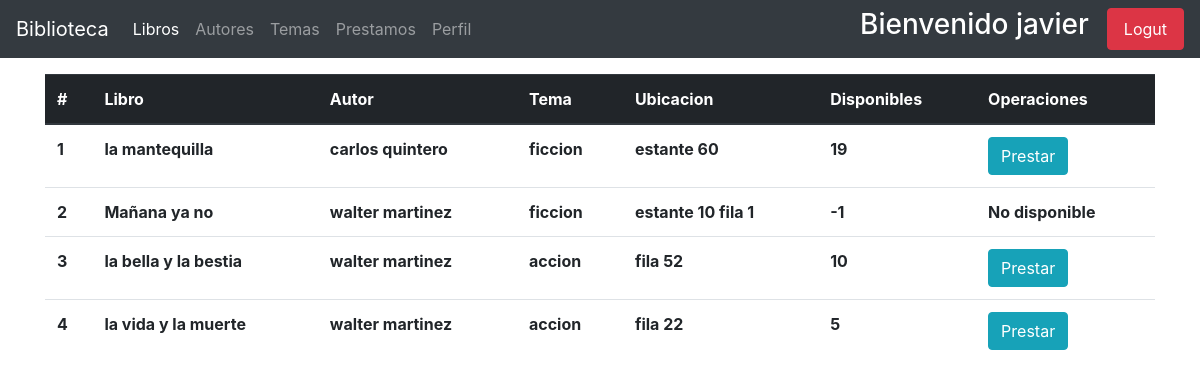
Before: /libros/index-user/ (signed in) with the older database file.
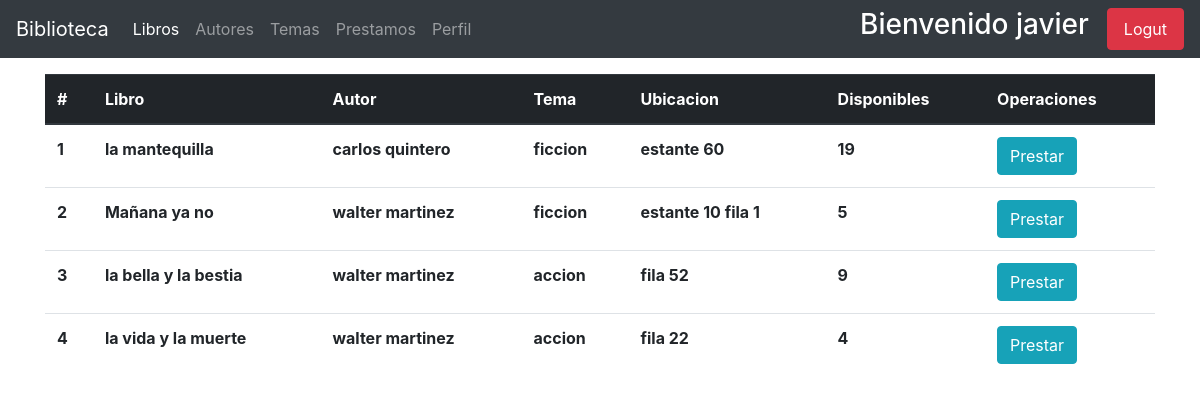
After: the same page with the newer database file.
### apps/libros/models.py (models this page shows, shortened)
class Libros(models.Model):
    titulo = models.CharField(_('titulo'), max_length=150)
    autor = models.ForeignKey(Author, on_delete=models.PROTECT)
    tema = models.ForeignKey(Temas, on_delete=models.PROTECT)
    ubicacion = models.CharField(_('ubicacion'), max_length=200)
    disponibles = models.PositiveIntegerField(_('libros disponibles'), validators=[limit], default=1, )
    fecha_registro = models.DateField(_('Fecha de ingreso'), default=now())
    class Meta:
        ordering = ['id']
        verbose_name_plural = 'Libros'

### apps/autores/models.py (models this page shows, shortened)
class Author(models.Model):
    nombre = models.CharField(_('nombre'), max_length=150)
    apellido = models.CharField(_('apellido'), max_length=150)
    nacionalidad = models.ForeignKey(Pais, on_delete=models.CASCADE)
    genero = models.BooleanField(_('genero'), default=True, choices=[
        (True, 'masculino'),
        (False, 'femenino')
    ])
    nacimiento = models.DateField(_('fecha de nacimiento'))
    fallecimiento = models.DateField(_('fecha de fallecimiento'),null=True, blank=True)
    fecha_registro = models.DateField(_('fecha de registro'), default=now())
    def __str__(self):
        return f'{self.nombre} {self.apellido}'

### apps/temas/models.py (models this page shows)
class Temas(models.Model):
    tema = models.CharField(_('tema'), max_length=200)
    fecha_ingreso = models.DateField(_('fecha_ingreso'), default=now())
    class Meta:
        verbose_name_plural = 'Temas'
    def __str__(self):
        return self.tema

### apps/libros/views.py (the view)
# urls.py: path('index-user/', local_views.UserBookList.as_view(), name='user_index'),
class UserBookList(UserMixin, ListView):
    model = Libros
    context_object_name = 'Libro'
    template_name = 'libros/user_list.html'

### usuarios/mixins.py (called while the page is built)
def _user_mixin(group_name):
    class Mixin(LoginRequiredMixin, UserPassesTestMixin):
        login_url = reverse_lazy('usuarios:index')
        def test_func(self):
            user = self.request.user
            if user.is_superuser:
                return True
            group = Group.objects.get(name=group_name)
            return group in user.groups.all()
    return Mixin

### apps/libros/templates/libros/user_list.html (shortened to what this page needs)
{% extends "base.html" %}
{% block navbar_items %}
    <li class="nav-item active">
        <a class="nav-link" href="{% url 'book:user_index' %}">Libros <span class="sr-only">(current)</span></a>
    </li>
    <li class="nav-item  ">
        <a class="nav-link" href="{% url 'autor:autores-user' %}">Autores </a>
    </li>
    <li class="nav-item ">
        <a class="nav-link" href="{% url 'temas:temas-user' %}">Temas </a>
    </li>
    <li class="nav-item ">
        <a class="nav-link" href="{% url 'prestamos:prestamos-list' %}">Prestamos</a>
    </li>
    <li class="nav-item">
        <a class="nav-link" href="{% url 'usuarios:user-edit' request.user.id %}">Perfil </a>
    </li>
{% endblock %}
{% block content %}
    <div class="container mt-3">
        <table class="table table-hover" id="table-controller">
            <thead class="thead-dark">
                <tr>
                    <th scope="col" > #  </th>
                    <th scope="col" > Libro </th>
                    <th scope="col" > Autor </th>
                    <th scope="col" > Tema </th>
                    <th scope="col" > Ubicacion </th>
                    <th scope="col" > Disponibles </th>
                    <th scope="col" > Operaciones </th>
                </tr>
            </thead>
            <tbody>
                {% for libro in Libro %}
                <tr>
                    <th scope="col"> {{ forloop.counter }} </th>
                    <th> {{ libro.titulo }} </th>
                    <th> {{ libro.autor }} </th>
                    <th> {{ libro.tema }} </th>
                    <th> {{ libro.ubicacion }} </th>
                    <th> {{ libro.disponibles }} </th>
                    {% if libro.disponibles > 0 %}
                    <th> <a href="{% url 'prestamos:pre-prestamo' libro.id %}" class="btn btn-info"> Prestar </a> </th>
                    {% else %}
                    <th> No disponible </th>
                    {% endif %}
                </tr>
                {% endfor %}
            </tbody>
        </table>
    </div>
{% endblock %}

Changed rows visible on the page:
changed Libros "Mañana ya no": disponibles "-1" → "5"; disponibles "No disponible" → "Prestar"
changed Libros "la bella y la bestia": disponibles "10" → "9"
changed Libros "la vida y la muerte": disponibles "5" → "4"
